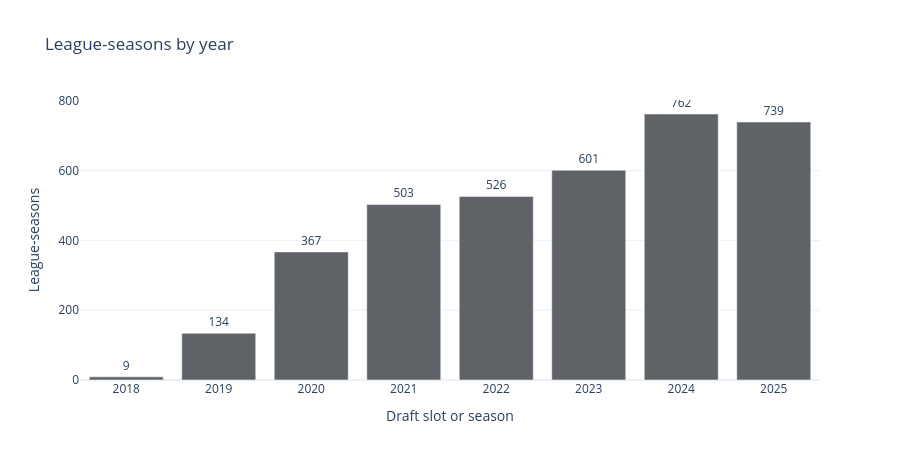

Here is the notebook cell this chart was saved with:
### Markdown cell above
### What this cell does

- Defines the reusable Plotly bar-chart helper.
- Renders the first of five interactive EDA charts: league coverage by year.

### Code cell
# CELL [4 coverage-chart]
import plotly.graph_objects as go
def plotly_bar(path, title, labels, values, baseline=None, color='#3367d6', y_title='Value'):
    fig = go.Figure(go.Bar(x=labels, y=values, marker_color=color, text=[f'{value:.3g}' for value in values], textposition='outside'))
    if baseline is not None:
        fig.add_hline(y=baseline, line_dash='dash', line_color='#d93025', annotation_text='baseline')
    fig.update_layout(title=title, template='plotly_white', height=460, xaxis_title='Draft slot or season', yaxis_title=y_title, showlegend=False)
    fig.write_html(path.with_suffix('.html'), include_plotlyjs='cdn')
    fig.show()
    return fig
svg_bar = plotly_bar  # Backward-compatible name for the following chart cells.
fig_coverage = plotly_bar(ROOT / 'artifacts/eda_01_coverage_by_season.html', 'League-seasons by year', [str(x['season']) for x in coverage], [x['league_seasons'] for x in coverage], color='#5f6368', y_title='League-seasons')

### Figure 1 — Plotly figure (JSON) as saved in the notebook; plotly's stock layout.template omitted (floating-point values rounded to 4 significant figures)
{"data": [{"marker": {"color": "#5f6368"}, "text": ["9", "134", "367", "503", "526", "601", "762", "739"], "textposition": "outside", "type": "bar", "x": ["2018", "2019", "2020", "2021", "2022", "2023", "2024", "2025"], "y": [9, 134, 367, 503, 526, 601, 762, 739]}], "layout": {"height": 460, "showlegend": false, "title": {"text": "League-seasons by year"}, "xaxis": {"title": {"text": "Draft slot or season"}}, "yaxis": {"title": {"text": "League-seasons"}}}}
